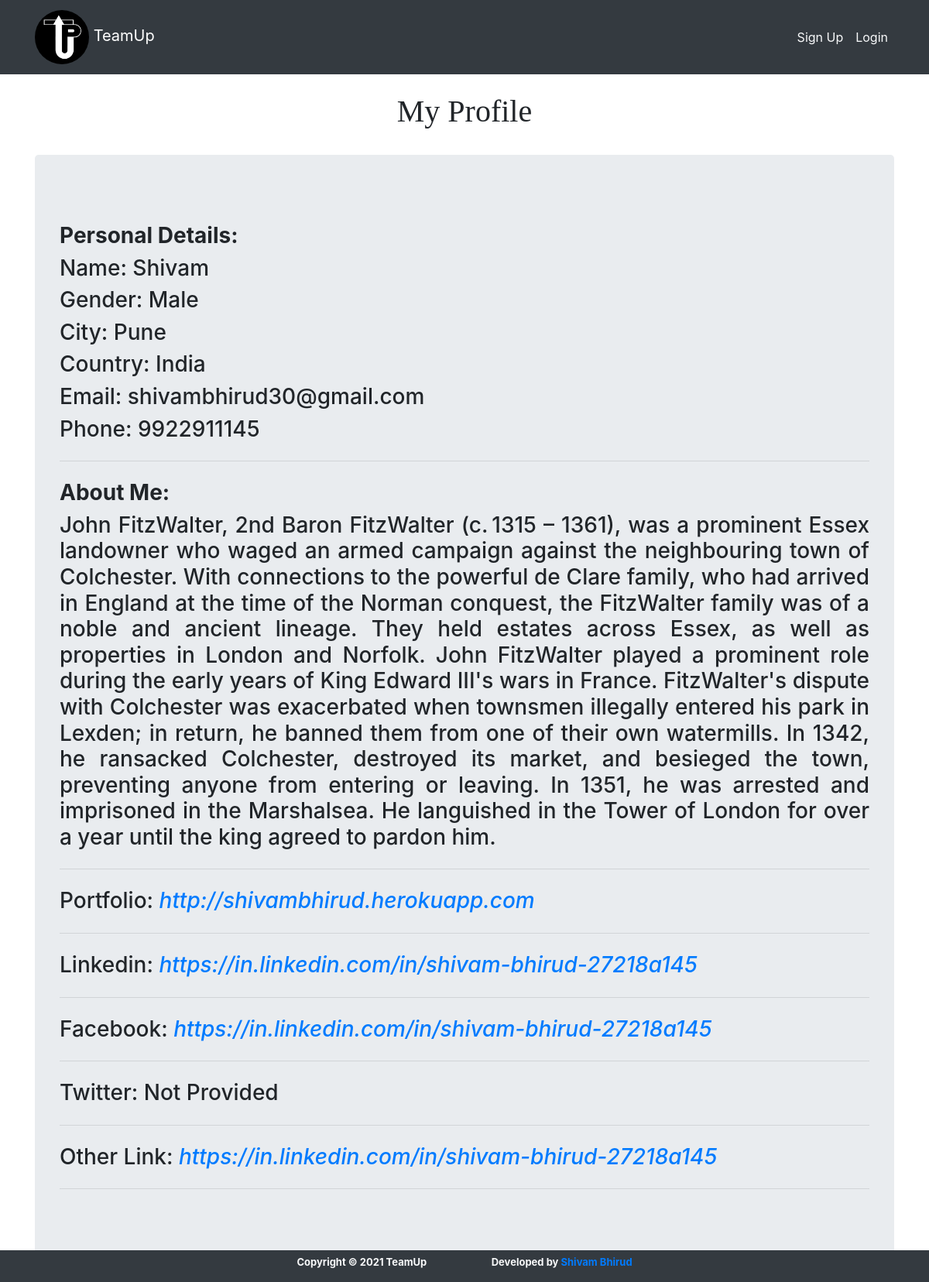
Page /team_up/user_profile/2/ on the earlier database version.
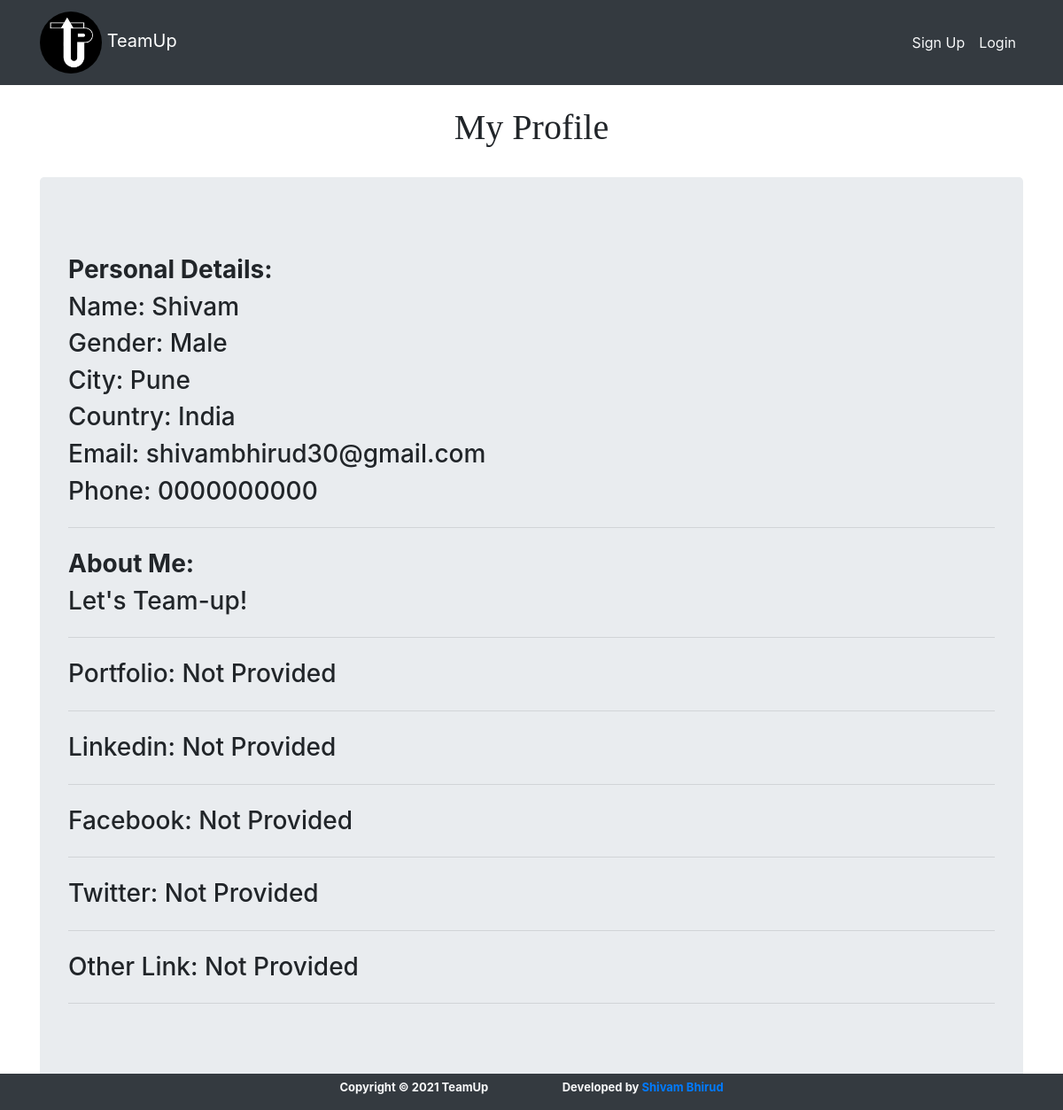
Same page on the later database version.
### accounts/models.py (models this page shows, shortened)
class Extendeduser(models.Model):
	user = models.OneToOneField(User, primary_key=True, on_delete=models.CASCADE)
	first_name = models.CharField(max_length=255)
	last_name = models.CharField(max_length=255, default='')
	gender = models.CharField(max_length=255, blank=True, default='rather_not_say') #TODO CHECK THE ENUMS TO AVOID DUMMY ENTRY
	email = models.EmailField(verbose_name='email', max_length=60, default='')
	about_me = models.TextField(max_length=1000, default="Let's Team-up!")
	portfolio = models.URLField(default='Not Provided')
	linkedin = models.URLField(default='Not Provided')
	facebook = models.URLField(default='Not Provided')
	twitter = models.URLField(default='Not Provided')
	other_url = models.URLField(default='Not Provided')
	city = models.CharField(max_length=255, default='')
	country = models.CharField(max_length=255, default='') # TODO CREATE A DATA STRUCTURE TO SHOW THE IST OF COUNTRIES
	phone = models.CharField(max_length=17, default='0000000000')
	date_joined = models.DateTimeField(verbose_name='date_joined', auto_now=True)
	last_login = models.DateTimeField(verbose_name='last_login', auto_now=True)
	is_admin = models.BooleanField(default=False)
	is_superuser = models.BooleanField(default=False)

### team_up/views.py (the view)
# urls.py: path('user_profile/<int:user>/', views.user_profile, name='user_profile'),
def user_profile(request, user):
	if(request.user == user):
		data = Extendeduser.objects.filter(user = user)
		return render(request, 'user_profile/show.html',
		{'data':data, 'owner':True})
	else:
		data = Extendeduser.objects.filter(user = user)
		return render(request, 'user_profile/show.html',
		{'data':data, 'owner':False})

### accounts/templates/user_profile/show.html (shortened to what this page needs)
{% extends 'base.html' %}
{% block content %}
<br>
<h1 style="text-align: center; font-family: 'Times New Roman', Times, serif;">My Profile</h1>
<br>
<div class="jumbotron">
{% for d in data %}
<br>
<h3 class="display-8" style="font-weight: bold;"> Personal Details:</h3>
<h3 class="display-8"> Name: {{ d.first_name }} {{ d.last_name }}</h3>
<h3 class="display-8"> Gender: {{ d.gender }}</h3>
<h3 class="display-8"> City: {{ d.city }}</h3>
<h3 class="display-8"> Country: {{ d.country }}</h3>
<h3 class="display-8"> Email: {{ d.email }}</h3>
<h3 class="display-8"> Phone: {{ d.phone }}</h3>
<hr class="my-4">
<h3 class="display-8" style="font-weight: bold;"> About Me:</h3>
<h3 class="display-9" style="text-align: justify;">{{ d.about_me }}</h3>
<hr class="my-4">
{% if d.portfolio != 'Not Provided' %}
<h3 class="display-8"> Portfolio: <a target="_blank" href="{{ d.portfolio }}" style="font-style: italic;">{{ d.portfolio }}</a></h3>
<hr class="my-4">
{% else %}
<h3 class="display-8"> Portfolio: {{ d.portfolio }}</h3>
<hr class="my-4">
{% endif %}
{% if d.linkedin != 'Not Provided' %}
<h3 class="display-8"> Linkedin: <a target="_blank" href="{{ d.linkedin }}" style="font-style: italic;">{{ d.linkedin }}</a></h3>
<hr class="my-4">
{% else %}
<h3 class="display-8"> Linkedin: {{ d.linkedin }}</h3>
<hr class="my-4">
{% endif %}
{% if d.facebook != 'Not Provided' %}
<h3 class="display-8"> Facebook: <a target="_blank" href="{{ d.facebook }}" style="font-style: italic;">{{ d.facebook }}</a></h3>
<hr class="my-4">
{% else %}
<h3 class="display-8"> Facebook: {{ d.facebook }}</h3>
<hr class="my-4">
{% endif %}
{% if d.twitter != 'Not Provided' %}
<h3 class="display-8"> Twitter: <a target="_blank" href="{{ d.twitter }}" style="font-style: italic;">{{ d.twitter }}</a></h3>
<hr class="my-4">
{% else %}
<h3 class="display-8"> Twitter: {{ d.twitter }}</h3>
<hr class="my-4">
{% endif %}
{% if d.other_url != 'Not Provided' %}
<h3 class="display-8"> Other Link: <a target="_blank" href="{{ d.other_url }}" style="font-style: italic;">{{ d.other_url }}</a></h3>
<hr class="my-4">
{% else %}
<h3 class="display-8"> Other Link: {{ d.other_url }}</h3>
<hr class="my-4">
{% endif %}
{% endfor %}
</div>
{% endblock %}

Differences in the rows shown:
changed Extendeduser "Shivam": phone "9922911145" → "0000000000"; about_me "John FitzWalter, 2nd Baron FitzWalter (c. 1315 – 1361), was a prominent Essex landowner who waged an armed campaign against the neighbouring town of Colchester. With connections to the powerful de Clare family, who had arrived in England at the time of the Norman conquest, the FitzWalter family was of a noble and ancient lineage. They held estates across Essex, as well as properties in London and Norfolk. John FitzWalter played a prominent role during the early years of King Edward III's wars in France. FitzWalter's dispute with Colchester was exacerbated when townsmen illegally entered his park in Lexden; in return, he banned them from one of their own watermills. In 1342, he ransacked…" → "Let's Team-up!"; portfolio "http://shivambhirud.herokuapp.com" → "Not Provided"; linkedin "https://in.linkedin.com/in/shivam-bhirud-27218a145" → "Not Provided"; facebook "https://in.linkedin.com/in/shivam-bhirud-27218a145" → "Not Provided"; other_url "https://in.linkedin.com/in/shivam-bhirud-27218a145" → "Not Provided"
